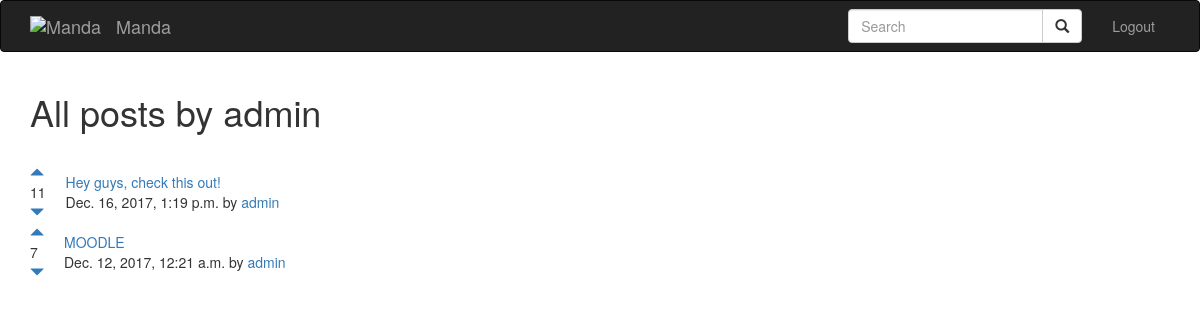
The app's page /posts/user/1 (signed in) with its own data.
### posts/models.py (models this page shows)
class Post(models.Model):
	title = models.CharField(max_length = 200)
	url = models.TextField()
	pub_date = models.DateTimeField()
	author = models.ForeignKey(User, on_delete=models.CASCADE)
	votes_total = models.IntegerField(default = 1)

### posts/views.py (the view)
# urls.py: url(r'^user/(?P<pk>[0-9]+)', views.userposts, name='userposts'),
def userposts(request, pk):
	posts = Post.objects.filter(author__id=pk).order_by('-votes_total', '-pub_date')
	author = User.objects.get(pk=pk)
	return render(request, 'posts/userposts.html', {'posts':posts, 'author':author})

### posts/templates/posts/userposts.html (shortened to what this page needs)
{% extends 'base.html' %}
{% block content %}
<h1> All posts by {{ author.username }}</h1>
<br />
{% for post in posts.all %}
<table>
	<tr>
		<td style="padding-right: 20px;"> <a href="#" onClick="document.getElementById('upvote{{ post.id }}').submit()"><span class="glyphicon glyphicon-triangle-top"></span> </a> <br /> {{post.votes_total}} <br /> <a href="#" onClick="document.getElementById('downvote{{ post.id }}').submit()"> <span class="glyphicon glyphicon-triangle-bottom"></span> </td>
		<td> <a href="{{post.url}}">{{post.title}}</a> <br /> {{ post.pub_date }} by <a href="{% url 'posts:userposts' post.author.id %}">{{ post.author.username }}</a><br /></td>
	</tr>
</table>
{% endfor %}
{% endblock %}

### records on screen
Post: votes_total "11", title "Hey guys, check this out!", pub_date "Dec. 16, 2017, 1:19 p.m.", author.username "admin"
Post: votes_total "7", title "MOODLE", pub_date "Dec. 12, 2017, 12:21 a.m.", author.username "admin"

### other values on screen
{{ author.username }} "admin"
